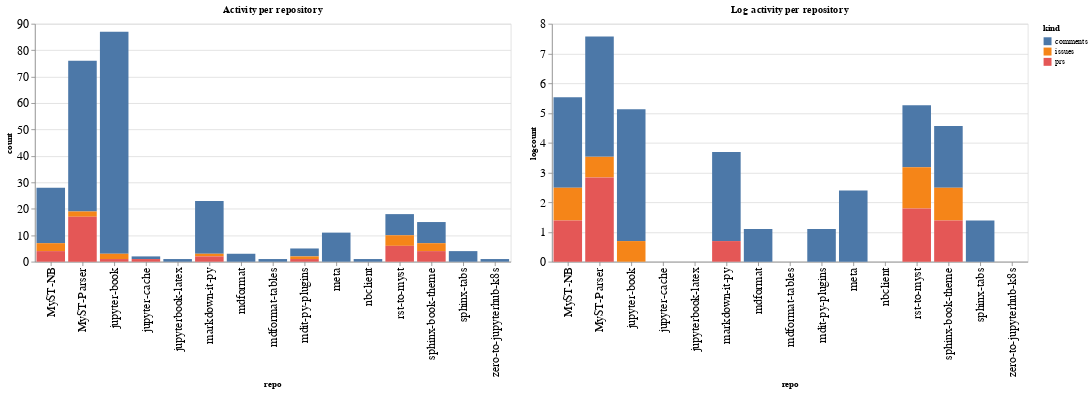

Write notebook code for a chart like this one.
### Code cell
ch1 = alt.Chart(repo_summaries, width=600, title="Activity per repository").mark_bar().encode(
    x='repo',
    y='count',
    color='kind',
    tooltip="kind"
)

ch2 = alt.Chart(repo_summaries, width=600, title="Log activity per repository").mark_bar().encode(
    x='repo',
    y='logcount',
    color='kind',
    tooltip="kind"
)

ch1 | ch2

### Figure 1 — Vega-Lite specification as saved in the notebook (floating-point values rounded to 4 significant figures)
{"config": {"axisLeft": {"labelFontSize": 15}, "axisBottom": {"labelFontSize": 15}}, "hconcat": [{"mark": "bar", "encoding": {"color": {"type": "nominal", "field": "kind"}, "tooltip": {"type": "nominal", "field": "kind"}, "x": {"type": "nominal", "field": "repo"}, "y": {"type": "quantitative", "field": "count"}}, "title": "Activity per repository", "width": 600}, {"mark": "bar", "encoding": {"color": {"type": "nominal", "field": "kind"}, "tooltip": {"type": "nominal", "field": "kind"}, "x": {"type": "nominal", "field": "repo"}, "y": {"type": "quantitative", "field": "logcount"}}, "title": "Log activity per repository", "width": 600}], "data": {"name": "data-4a6aef315a96c105636868198a857782"}, "$schema": "https://vega.github.io/schema/vega-lite/v4.8.1.json", "datasets": {"data-4a6aef315a96c105636868198a857782": [{"repo": "MyST-NB", "kind": "comments", "count": 21, "logcount": 3.045}, {"repo": "MyST-NB", "kind": "issues", "count": 3, "logcount": 1.099}, {"repo": "MyST-NB", "kind": "prs", "count": 4, "logcount": 1.386}, {"repo": "MyST-Parser", "kind": "comments", "count": 57, "logcount": 4.043}, {"repo": "MyST-Parser", "kind": "issues", "count": 2, "logcount": 0.6931}, {"repo": "MyST-Parser", "kind": "prs", "count": 17, "logcount": 2.833}, {"repo": "jupyter-book", "kind": "comments", "count": 84, "logcount": 4.431}, {"repo": "jupyter-book", "kind": "issues", "count": 2, "logcount": 0.6931}, {"repo": "jupyter-book", "kind": "prs", "count": 1, "logcount": 0.0}, {"repo": "jupyter-cache", "kind": "comments", "count": 1, "logcount": 0.0}, {"repo": "jupyter-cache", "kind": "prs", "count": 1, "logcount": 0.0}, {"repo": "jupyterbook-latex", "kind": "comments", "count": 1, "logcount": 0.0}, {"repo": "markdown-it-py", "kind": "comments", "count": 20, "logcount": 2.996}, {"repo": "markdown-it-py", "kind": "issues", "count": 1, "logcount": 0.0}, {"repo": "markdown-it-py", "kind": "prs", "count": 2, "logcount": 0.6931}, {"repo": "mdformat", "kind": "comments", "count": 3, "logcount": 1.099}, {"repo": "mdformat-tables", "kind": "comments", "count": 1, "logcount": 0.0}, {"repo": "mdit-py-plugins", "kind": "comments", "count": 3, "logcount": 1.099}, {"repo": "mdit-py-plugins", "kind": "issues", "count": 1, "logcount": 0.0}, {"repo": "mdit-py-plugins", "kind": "prs", "count": 1, "logcount": 0.0}, {"repo": "meta", "kind": "comments", "count": 11, "logcount": 2.398}, {"repo": "nbclient", "kind": "comments", "count": 1, "logcount": 0.0}, {"repo": "rst-to-myst", "kind": "comments", "count": 8, "logcount": 2.079}, {"repo": "rst-to-myst", "kind": "issues", "count": 4, "logcount": 1.386}, {"repo": "rst-to-myst", "kind": "prs", "count": 6, "logcount": 1.792}, {"repo": "sphinx-book-theme", "kind": "comments", "count": 8, "logcount": 2.079}, {"repo": "sphinx-book-theme", "kind": "issues", "count": 3, "logcount": 1.099}, {"repo": "sphinx-book-theme", "kind": "prs", "count": 4, "logcount": 1.386}, {"repo": "sphinx-tabs", "kind": "comments", "count": 4, "logcount": 1.386}, {"repo": "zero-to-jupyterhub-k8s", "kind": "comments", "count": 1, "logcount": 0.0}]}}
